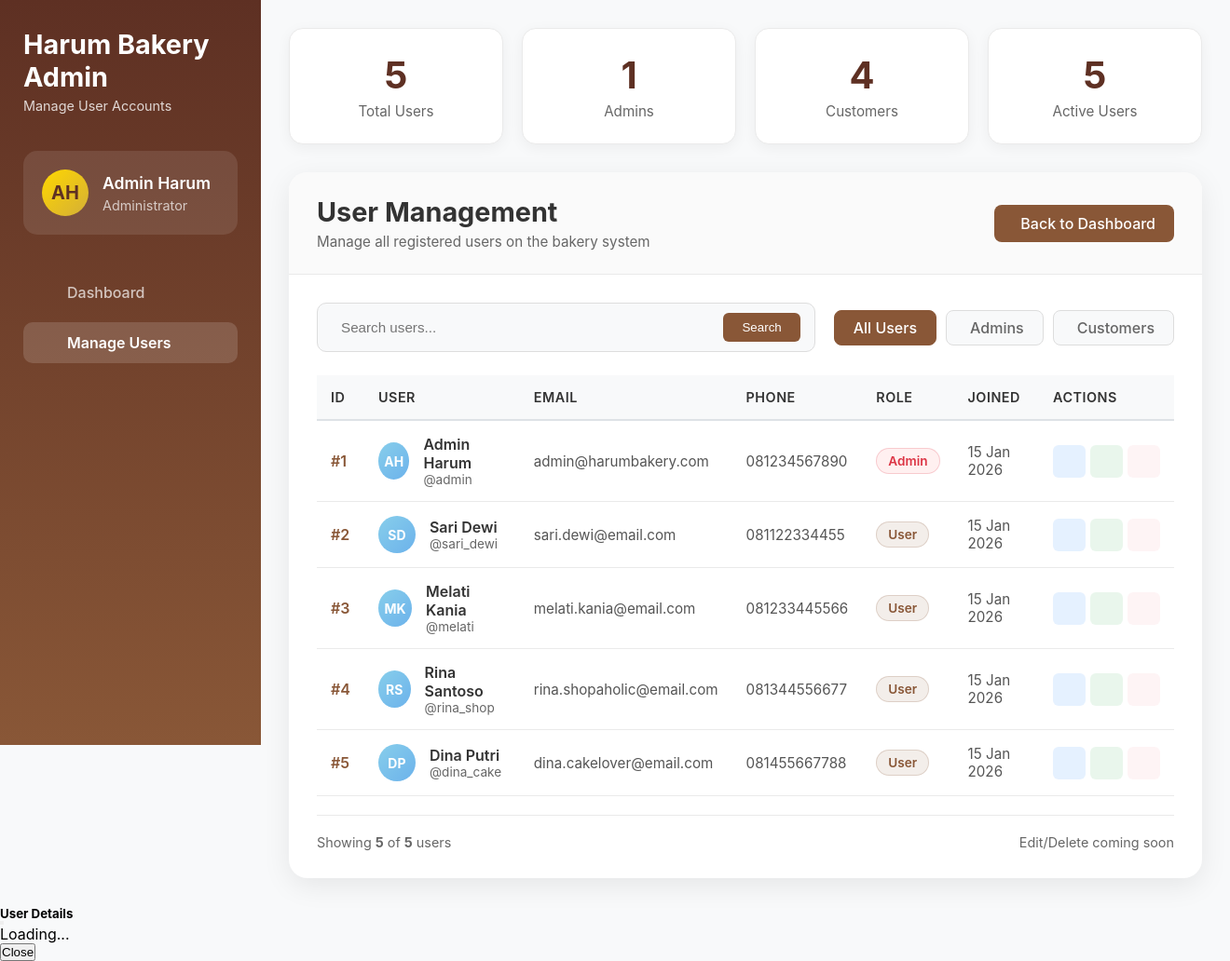
Page /project_uas_web/modules/admin/index.php (signed in) on the committed database.
### tables this page shows
CREATE TABLE `users` (
  `id` int(11) NOT NULL,
  `username` varchar(50) NOT NULL,
  `email` varchar(100) NOT NULL,
  `password` varchar(255) NOT NULL,
  `full_name` varchar(100) DEFAULT NULL,
  `phone` varchar(20) DEFAULT NULL,
  `address` text DEFAULT NULL,
  `role` enum('admin','user') DEFAULT 'user',
  `profile_image` varchar(255) DEFAULT NULL,
  `created_at` timestamp NOT NULL DEFAULT current_timestamp(),
  `updated_at` timestamp NOT NULL DEFAULT current_timestamp() ON UPDATE current_timestamp()
);

### project_uas_web/config.php (called while the page is built, shortened)
<?php
spl_autoload_register(function ($className) {
    $classFile = __DIR__ . '/class/' . $className . '.php';
});
?>

### project_uas_web/class/Database.php (called while the page is built, shortened)
<?php
class Database {
    private static $instance = null;
    private function __construct() {
        try {
            $this->connection = new PDO(
                "mysql:host=" . DB_HOST . ";dbname=" . DB_NAME . ";charset=utf8",
                DB_USER,
                DB_PASS
            );
        } catch(PDOException $e) {
            die("Connection failed: " . $e->getMessage());
        }
    }
    public static function getInstance() {
        if (self::$instance == null) {
            self::$instance = new Database();
        }
        return self::$instance->connection;
    }
}
?>

### project_uas_web/class/User.php (called while the page is built, shortened)
<?php
class User {
    private $db;
    private $table = 'users';
    public function __construct() {
        $this->db = Database::getInstance();
    }
    public function getAll() {
        $sql = "SELECT * FROM {$this->table} ORDER BY created_at DESC";
        $stmt = $this->db->prepare($sql);
        $stmt->execute();
        return $stmt->fetchAll(PDO::FETCH_ASSOC);
    }
}
?>

### project_uas_web/modules/admin/index.php (the view, shortened to what this page needs)
<?php
require_once __DIR__ . '/../../config.php';
try {
    $user = new User();
    $users = $user->getAll();
    $totalUsers = count($users);
    $adminCount = count(array_filter($users, function($u) { return $u['role'] === 'admin'; }));
    $userCount = count(array_filter($users, function($u) { return $u['role'] === 'user'; }));
    $filterRole = isset($_GET['role']) ? $_GET['role'] : '';
    $searchQuery = isset($_GET['search']) ? trim($_GET['search']) : '';
} catch (Exception $e) {
    die("Error loading user data: " . $e->getMessage());
}
?>
<div class="harum-admin-container">
    <div class="harum-sidebar">
        <div class="sidebar-header">
            <h1 class="sidebar-title">
                <i class="fas fa-crown me-2"></i>Harum Bakery Admin
            </h1>
            <p class="sidebar-subtitle">Manage User Accounts</p>
        </div>
        <div class="sidebar-user">
            <div class="user-avatar">
                <?php
                $adminInitials = '';
                if (!empty($_SESSION['full_name'])) {
                    $nameParts = explode(' ', $_SESSION['full_name']);
                    foreach ($nameParts as $part) {
                        $adminInitials .= strtoupper(substr($part, 0, 1));
                        if (strlen($adminInitials) >= 2) break;
                    }
                } else {
                    $adminInitials = 'AD';
                }
                echo $adminInitials;
                ?>
            </div>
            <div class="user-info">
                <h4><?php echo $_SESSION['full_name']; ?></h4>
                <p>Administrator</p>
            </div>
        </div>
        <nav class="sidebar-nav">
            <a href="<?php echo BASE_URL; ?>/dashboard" class="nav-item">
                <span>Dashboard</span>
            </a>
            <a href="?" class="nav-item active">
                <span>Manage Users</span>
            </a>
        </nav>
    </div>
    <div class="harum-main-content">
        <div class="stats-grid">
            <div class="stat-card">
                <div class="stat-number"><?php echo $totalUsers; ?></div>
                <div class="stat-label">Total Users</div>
            </div>
            <div class="stat-card">
                <div class="stat-number"><?php echo $adminCount; ?></div>
                <div class="stat-label">Admins</div>
            </div>
            <div class="stat-card">
                <div class="stat-number"><?php echo $userCount; ?></div>
                <div class="stat-label">Customers</div>
            </div>
            <div class="stat-card">
                <div class="stat-number"><?php echo $totalUsers; ?></div>
                <div class="stat-label">Active Users</div>
            </div>
        </div>
        <div class="content-card">
            <div class="card-header">
                <div class="header-left">
                    <h2>User Management</h2>
                    <p>Manage all registered users on the bakery system</p>
                </div>
                <div class="header-right">
                    <a href="<?php echo BASE_URL; ?>/dashboard" class="back-btn">
                        <i class="fas fa-arrow-left"></i> Back to Dashboard
                    </a>
                </div>
            </div>
            <div class="card-body">
                <div class="tools-row">
                    <div class="search-box">
                        <form method="GET" action="" class="w-100">
                            <input type="text"
                                   name="search"
                                   placeholder="Search users..."
                                   value="<?php echo htmlspecialchars($searchQuery); ?>">
                            <button type="submit" class="search-btn">Search</button>
                        </form>
                    </div>
                    <div class="filter-tabs">
                        <a href="?" class="filter-tab <?php echo empty($filterRole) ? 'active' : ''; ?>">
                            All Users
                        </a>
                        <a href="?role=admin" class="filter-tab <?php echo $filterRole === 'admin' ? 'active' : ''; ?>">
                            <i class="fas fa-user-shield"></i> Admins
                        </a>
                        <a href="?role=user" class="filter-tab <?php echo $filterRole === 'user' ? 'active' : ''; ?>">
                            <i class="fas fa-user"></i> Customers
                        </a>
                    </div>
                </div>
                <div class="users-table-container">
                    <table class="users-table">
                        <thead>
                            <tr>
                                <th>ID</th>
                                <th>User</th>
                                <th>Email</th>
                                <th>Phone</th>
                                <th>Role</th>
                                <th>Joined</th>
                                <th>Actions</th>
                            </tr>
                        </thead>
                        <tbody>
                            <?php if (!empty($users)): ?>
                                <?php foreach ($users as $userItem): ?>
                                <tr>
                                    <td class="user-id">#<?php echo $userItem['id']; ?></td>
                                    <td>
                                        <div class="user-info-cell">
                                            <div class="user-avatar-small">
                                                <?php
                                                $initials = '';
                                                if (!empty($userItem['full_name'])) {
                                                    $nameParts = explode(' ', $userItem['full_name']);
                                                    foreach ($nameParts as $part) {
                                                        $initials .= strtoupper(substr($part, 0, 1));
                                                        if (strlen($initials) >= 2) break;
                                                    }
                                                } else {
                                                    $initials = strtoupper(substr($userItem['username'], 0, 2));
                                                }
                                                echo $initials;
                                                ?>
                                            </div>
                                            <div class="user-details">
                                                <div class="user-name"><?php echo htmlspecialchars($userItem['full_name'] ?: $userItem['username']); ?></div>
                                                <div class="user-username">@<?php echo htmlspecialchars($userItem['username']); ?></div>
                                            </div>
                                        </div>
                                    </td>
                                    <td class="user-email"><?php echo htmlspecialchars($userItem['email']); ?></td>
                                    <td class="user-phone"><?php echo htmlspecialchars($userItem['phone'] ?: '-'); ?></td>
                                    <td>
                                        <span class="role-badge <?php echo $userItem['role'] === 'admin' ? 'role-admin' : 'role-user'; ?>">
                                            <?php echo ucfirst($userItem['role']); ?>
                                        </span>
                                    </td>
                                    <td class="user-date"><?php echo date('d M Y', strtotime($userItem['created_at'])); ?></td>
                                    <td>
                                        <div class="action-buttons">
                                            <button class="action-btn view-btn" onclick="viewUserDetails(<?php echo $userItem['id']; ?>)" title="View">
                                            </button>
                                            <button class="action-btn edit-btn" onclick="editUser(<?php echo $userItem['id']; ?>)" title="Edit">
                                            </button>
                                            <button class="action-btn delete-btn" onclick="deleteUser(<?php echo $userItem['id']; ?>)" title="Delete" disabled>
                                            </button>
                                        </div>
                                    </td>
                                </tr>
                                <?php endforeach; ?>
                            <?php endif; ?>
                        </tbody>
                    </table>
                </div>
                <div class="table-footer">
                    <div class="footer-left">
                        Showing <strong><?php echo count($users); ?></strong> of <strong><?php echo $totalUsers; ?></strong> users
                    </div>
                    <div class="footer-right">
                        <span class="info-text">
                            <i class="fas fa-info-circle"></i> Edit/Delete coming soon
                        </span>
                    </div>
                </div>
            </div>
        </div>
    </div>
</div>
<div class="modal fade" id="userDetailsModal" tabindex="-1" aria-hidden="true">
    <div class="modal-dialog">
        <div class="modal-content">
            <div class="modal-header">
                <h5 class="modal-title">User Details</h5>
                <button type="button" class="btn-close" data-bs-dismiss="modal" aria-label="Close"></button>
            </div>
            <div class="modal-body" id="userDetailsContent">
                <div class="text-center py-4">
                    <div class="spinner-border" role="status">
                        <span class="visually-hidden">Loading...</span>
                    </div>
                </div>
            </div>
            <div class="modal-footer">
                <button type="button" class="btn btn-secondary" data-bs-dismiss="modal">Close</button>
            </div>
        </div>
    </div>
</div>

### rows in the picture
users: id "1", initials "AH", full_name "Admin Harum", username "admin", email "admin@harumbakery.com", phone "081234567890", role "Admin", created_at "15 Jan 2026"
users: id "2", initials "SD", full_name "Sari Dewi", username "sari_dewi", email "sari.dewi@email.com", phone "081122334455", role "User", created_at "15 Jan 2026"
users: id "3", initials "MK", full_name "Melati Kania", username "melati", email "melati.kania@email.com", phone "081233445566", role "User", created_at "15 Jan 2026"
users: id "4", initials "RS", full_name "Rina Santoso", username "rina_shop", email "rina.shopaholic@email.com", phone "081344556677", role "User", created_at "15 Jan 2026"
users: id "5", initials "DP", full_name "Dina Putri", username "dina_cake", email "dina.cakelover@email.com", phone "081455667788", role "User", created_at "15 Jan 2026"

### other values in the picture
$adminInitials "AH"
$_SESSION['full_name'] "Admin Harum"
$totalUsers "5"
$adminCount "1"
$userCount "4"
count($users) "5"
